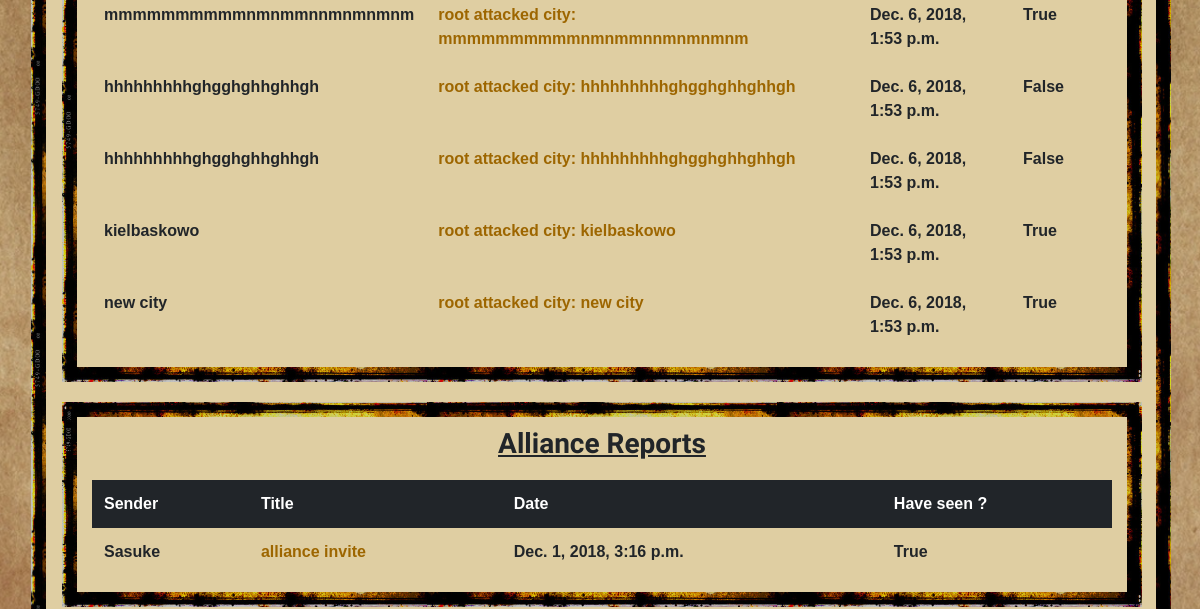
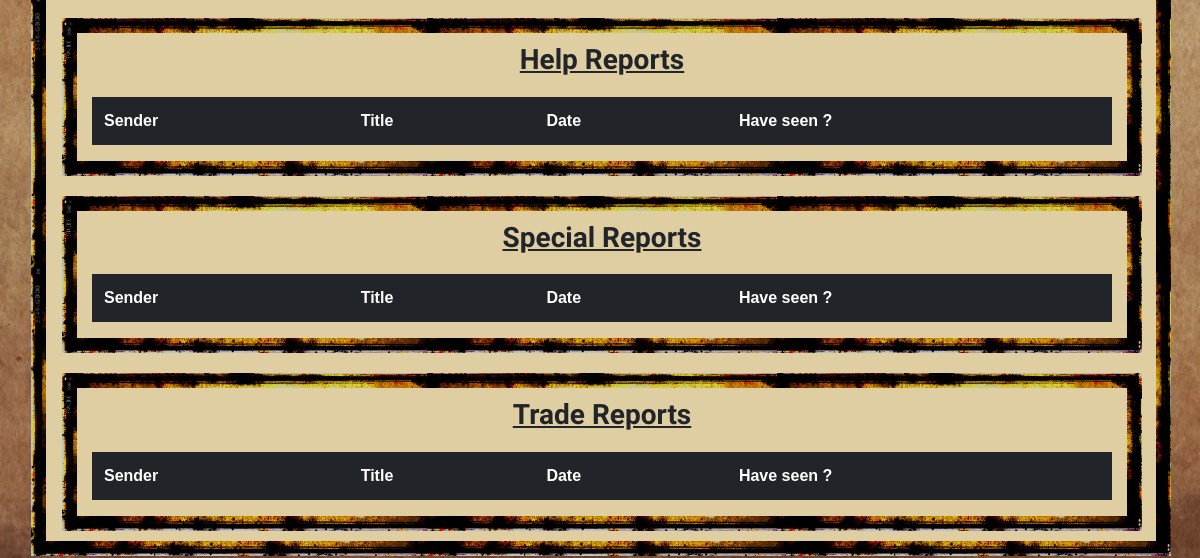
The page /raporty/ (signed in, lower part) on the database as committed earlier (2 pictures, top to bottom).
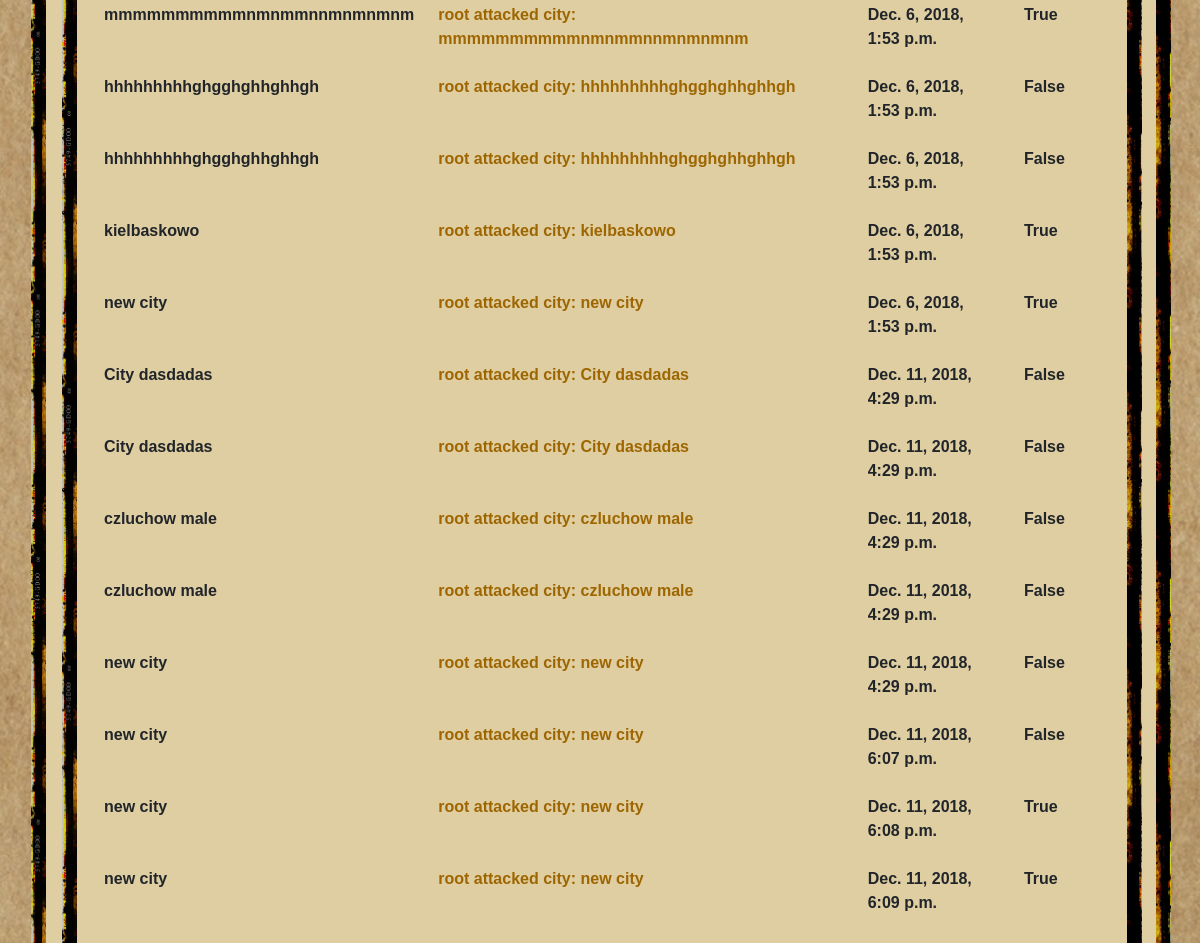
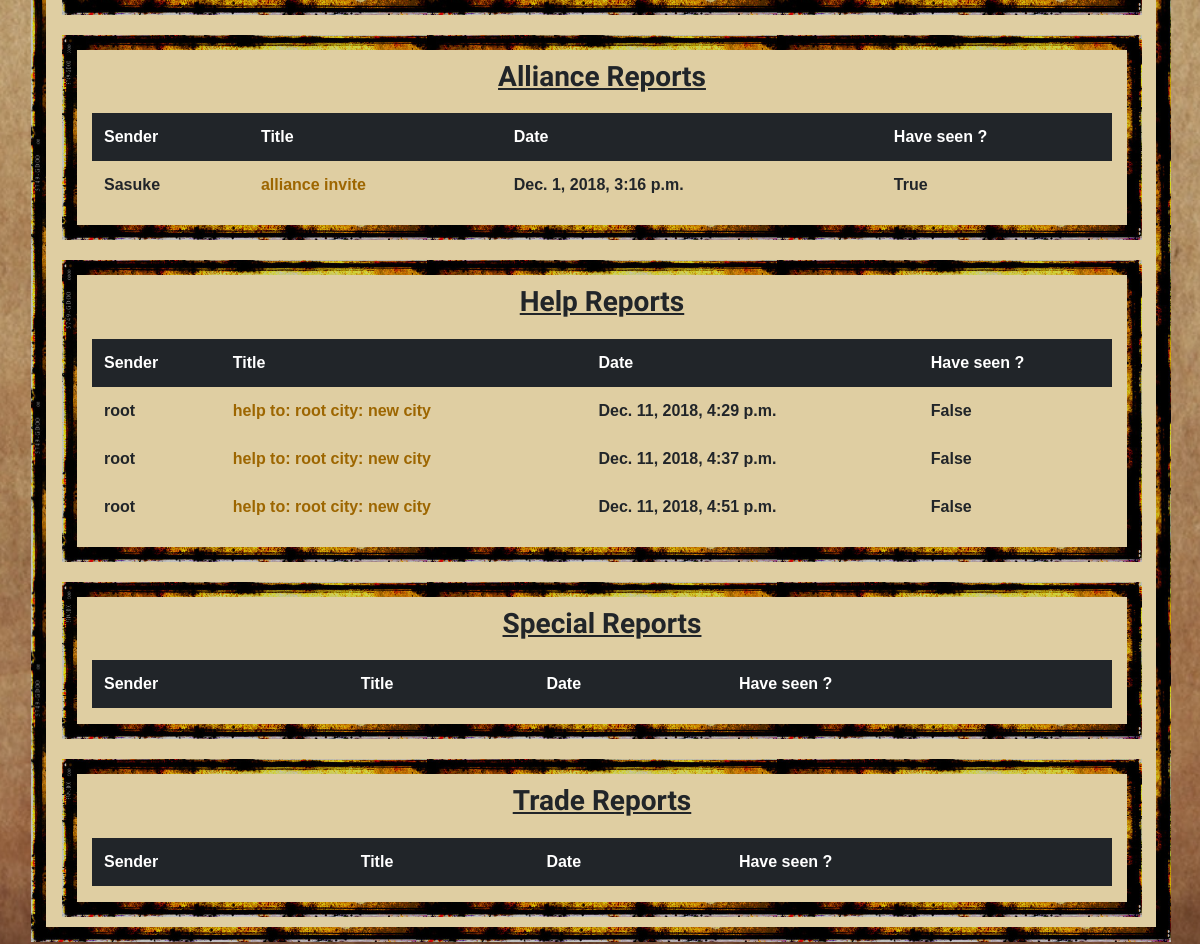
The same page on the database as committed later (2 pictures, top to bottom).
### raports/models.py (models this page shows, shortened)
class BattleRaport(models.Model):
    name = models.CharField(max_length=100, default="battle raport")
    have_seen = models.BooleanField(default=False)
    attacker = models.ForeignKey(User, related_name='attacker', on_delete=models.CASCADE)
    defender = models.ForeignKey(User, related_name='defender', on_delete=models.CASCADE)
    created_date = models.DateTimeField(default=timezone.now)
    cityA = models.ForeignKey(cityMap.models.CityOwned, related_name='attackvillage', on_delete=models.CASCADE)
    cityD = models.ForeignKey(cityMap.models.CityOwned, related_name='defensevillage', on_delete=models.CASCADE)
    stolen_food = models.IntegerField(default=0)
    stolen_energy = models.IntegerField(default=0)
    stolen_minerals = models.IntegerField(default=0)
    stolen_special_resource = models.IntegerField(default=0)
    infantryA = models.IntegerField(default=0)
    hinfantryA = models.IntegerField(default=0)
    planesA = models.IntegerField(default=0)
    ltanksA = models.IntegerField(default=0)
    htanksA = models.IntegerField(default=0)
    motorizedA = models.IntegerField(default=0)
    infantryD = models.IntegerField(default=0)
    hinfantryD = models.IntegerField(default=0)
    planesD = models.IntegerField(default=0)
    ltanksD = models.IntegerField(default=0)
    htanksD = models.IntegerField(default=0)
    motorizedD = models.IntegerField(default=0)
    infantryAS = models.IntegerField(default=0)
    hinfantryAS = models.IntegerField(default=0)
    planesAS = models.IntegerField(default=0)
    ltanksAS = models.IntegerField(default=0)
    htanksAS = models.IntegerField(default=0)
    motorizedAS = models.IntegerField(default=0)
    infantryDS = models.IntegerField(default=0)
    hinfantryDS = models.IntegerField(default=0)
    planesDS = models.IntegerField(default=0)
    ltanksDS = models.IntegerField(default=0)
    htanksDS = models.IntegerField(default=0)
    motorizedDS = models.IntegerField(default=0)

class AllianceInvite(models.Model):
    sender = models.ForeignKey(User, related_name='senderair', on_delete=models.CASCADE)
    receiver = models.ForeignKey(User, related_name='receiverair', on_delete=models.CASCADE)
    alliance = models.ForeignKey(alliance.models.Alliance, related_name='receiver', on_delete=models.CASCADE)
    name = models.CharField(max_length=100, default="alliance invite")
    created_date = models.DateTimeField(default=timezone.now)
    have_seen = models.BooleanField(default=False)

class HelpRaport(models.Model):
    sender = models.ForeignKey(User, related_name='senderhr', on_delete=models.CASCADE)
    receiver = models.ForeignKey(User, related_name='receiverhr', on_delete=models.CASCADE)
    name = models.CharField(max_length=100, default="help report")
    created_date = models.DateTimeField(default=timezone.now)
    city = models.ForeignKey(cityMap.models.CityOwned, related_name='cityhr', on_delete=models.CASCADE)
    have_seen = models.BooleanField(default=False)

### cityMap/models.py (models this page shows, shortened)
class CityOwned(models.Model):
    city_owner = models.ForeignKey('auth.User', on_delete=models.CASCADE)
    city_name = models.CharField(max_length=100, default="City")
    is_capital = models.BooleanField(default=False)
    pos_x = models.IntegerField(default=1)
    pos_y = models.IntegerField(default=1)
    server = models.ForeignKey(Server, on_delete=models.CASCADE, blank=True, null=True)
    town_hall = models.IntegerField(default=1)
    barracks = models.IntegerField(default=1)
    roads = models.IntegerField(default=1)
    mines = models.IntegerField(default=1)
    power_plant = models.IntegerField(default=1)
    farms = models.IntegerField(default=1)
    housing = models.IntegerField(default=1)
    infantry = models.IntegerField(default=0)
    hinfantry = models.IntegerField(default=0)
    planes = models.IntegerField(default=0)
    ltanks = models.IntegerField(default=0)
    htanks = models.IntegerField(default=0)
    motorized = models.IntegerField(default=0)
    food = models.IntegerField(default=0)
    electricity = models.IntegerField(default=0)
    ore = models.IntegerField(default=0)
    population = models.IntegerField(default=100)
    points = models.IntegerField(default=100)
    def __str__(self):
        return self.city_name

### raports/views.py (the view)
# urls.py: path('', views.raport_page, name='raport_page'),
@login_required(login_url=main_page)
def raport_page(request):
    battleraports = BattleRaport.objects.filter(Q(defender=request.user) | Q(attacker=request.user)).order_by('created_date')
    alliancereports = AllianceInvite.objects.filter(receiver=request.user).order_by('created_date')
    helpraports = HelpRaport.objects.filter(receiver=request.user).order_by('created_date')
    specialresourceraports = SpecialResourceRaport.objects.filter(receiver=request.user).order_by('created_date')
    tradeeraports = TradeRaport.objects.filter(receiver=request.user).order_by('created_date')
    return render(request, 'indexRaports.html',
                  {'battleraports': battleraports, 'alliancereports': alliancereports, 'helpraports': helpraports,
                   'specialresourceraports': specialresourceraports, 'tradeeraports': tradeeraports})

### raports/templates/indexRaports.html (shortened to what this page needs)
{% extends 'raports.html' %}
{% block showRaports %}
<div class="row col-lg-12 raportPanel">
    <table class="table table-hover table-borderless">
        {% for battleraport in battleraports %}
        <tr>
            <td>{{ battleraport.cityD }}</td>
            <td><a href='{{ battleraport.id }}/0'>{{ battleraport.name }}</a></td>
            <td>{{ battleraport.created_date }}</td>
            <td>{{ battleraport.have_seen }}</td>
        </tr>
        {% endfor %}
    </table>
</div>
<div class="row col-lg-12 raportPanel">
    <h3 class="h3 custom-center font-weight-bold"><u>Alliance Reports
    </u></h3>
    <table class="table table-hover table-borderless">
        <thead class="thead-dark">
        <tr>
            <th>Sender</th>
            <th>Title</th>
            <th>Date</th>
            <th>Have seen ?</th>
        </tr>
        </thead>
        {% for alliancereport in alliancereports %}
        <tr>
            <td>{{ alliancereport.sender }}</td>
            <td><a href='{{ alliancereport.id }}/1'>{{ alliancereport.name }}</a></td>
            <td>{{ alliancereport.created_date }}</td>
            <td>{{ alliancereport.have_seen }}</td>
        </tr>
        {% endfor %}
    </table>
</div>
<div class="row col-lg-12 raportPanel">
    <h3 class="h3 custom-center font-weight-bold"><u>Help Reports
    </u></h3>
    <table class="table table-hover table-borderless">
        <thead class="thead-dark">
        <tr>
            <th>Sender</th>
            <th>Title</th>
            <th>Date</th>
            <th>Have seen ?</th>
        </tr>
        </thead>
        {% for helpraport in helpraports %}
        <tr>
            <td>{{ helpraport.sender }}</td>
            <td><a href='{{ helpraport.id }}/2'>{{ helpraport.name }}</a></td>
            <td>{{ helpraport.created_date }}</td>
            <td>{{ helpraport.have_seen }}</td>
        </tr>
        {% endfor %}
    </table>
</div>
<div class="row col-lg-12 raportPanel">
    <h3 class="h3 custom-center font-weight-bold"><u>Special Reports
    </u></h3>
    <table class="table table-hover table-borderless">
        <thead class="thead-dark">
        <tr>
            <th>Sender</th>
            <th>Title</th>
            <th>Date</th>
            <th>Have seen ?</th>
        </tr>
        </thead>
    </table>
</div>
<div class="row col-lg-12 raportPanel">
    <h3 class="h3 custom-center font-weight-bold"><u>Trade Reports
    </u></h3>
    <table class="table table-hover table-borderless">
        <thead class="thead-dark">
        <tr>
            <th>Sender</th>
            <th>Title</th>
            <th>Date</th>
            <th>Have seen ?</th>
        </tr>
        </thead>
    </table>
</div>
{% endblock %}

Rows that differ between the two databases and show on the page:
added BattleRaport: cityD "City dasdadas", name "root attacked city: City dasdadas", created_date "Dec. 11, 2018, 4:29 p.m.", have_seen "False"
added BattleRaport: cityD "City dasdadas", name "root attacked city: City dasdadas", created_date "Dec. 11, 2018, 4:29 p.m.", have_seen "False"
added BattleRaport: cityD "czluchow male", name "root attacked city: czluchow male", created_date "Dec. 11, 2018, 4:29 p.m.", have_seen "False"
added BattleRaport: cityD "czluchow male", name "root attacked city: czluchow male", created_date "Dec. 11, 2018, 4:29 p.m.", have_seen "False"
added BattleRaport: cityD "new city", name "root attacked city: new city", created_date "Dec. 11, 2018, 4:29 p.m.", have_seen "False"
added BattleRaport: cityD "new city", name "root attacked city: new city", created_date "Dec. 11, 2018, 6:07 p.m.", have_seen "False"
added BattleRaport: cityD "new city", name "root attacked city: new city", created_date "Dec. 11, 2018, 6:08 p.m.", have_seen "True"
added BattleRaport: cityD "new city", name "root attacked city: new city", created_date "Dec. 11, 2018, 6:09 p.m.", have_seen "True"
added HelpRaport: sender "root", name "help to: root city: new city", created_date "Dec. 11, 2018, 4:29 p.m.", have_seen "False"
added HelpRaport: sender "root", name "help to: root city: new city", created_date "Dec. 11, 2018, 4:37 p.m.", have_seen "False"
added HelpRaport: sender "root", name "help to: root city: new city", created_date "Dec. 11, 2018, 4:51 p.m.", have_seen "False"
